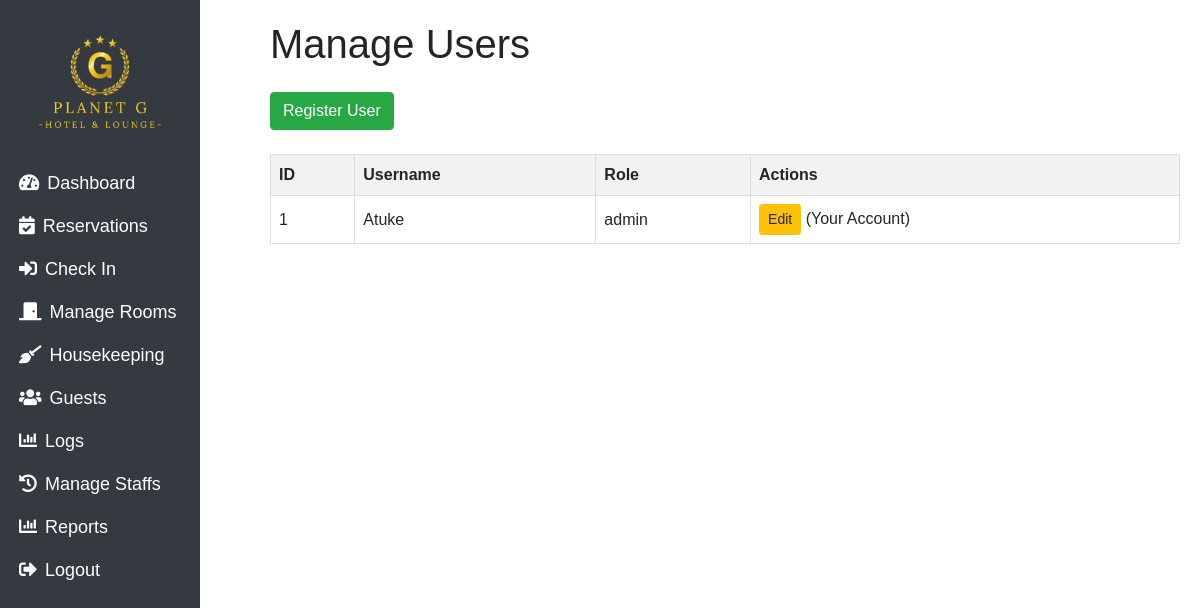
Before: /users/manage (signed in) with the older database file.
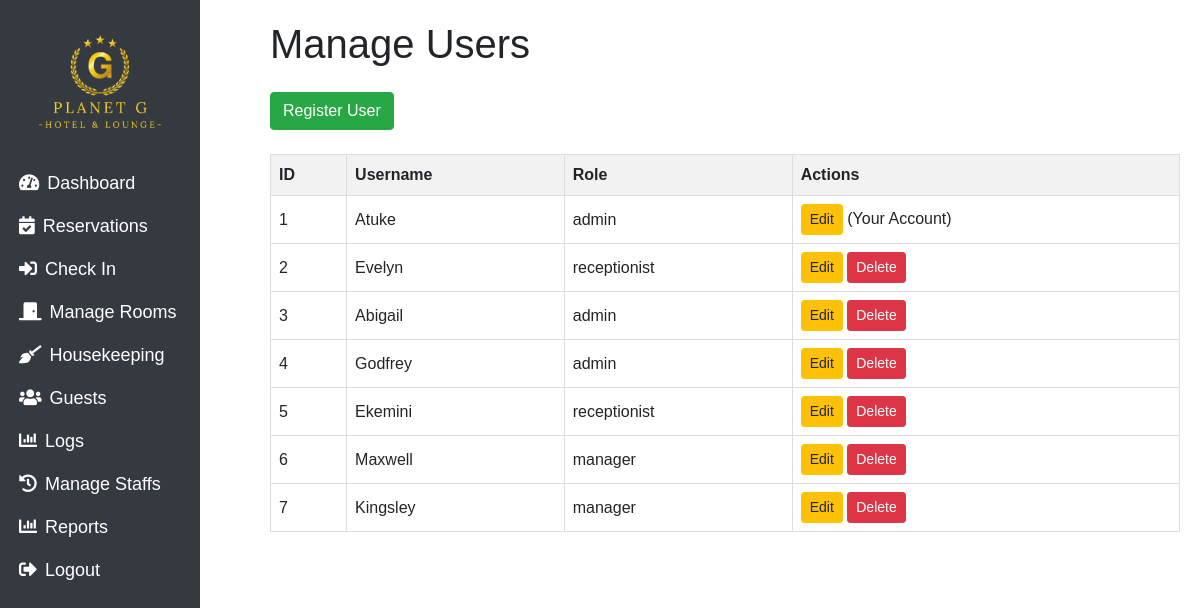
After: the same page with the newer database file.
### main.py (models this page shows)
class User(db.Model, UserMixin):
    id = db.Column(db.Integer, primary_key=True)
    username = db.Column(db.String(150), nullable=False, unique=True)
    password = db.Column(db.String(150), nullable=False)
    role = db.Column(db.String(50), nullable=False)

### main.py (the view)
@app.route('/users/manage')
@login_required
def manage_users():
    if current_user.role != 'admin':
        abort(403)
    users = User.query.all()
    return render_template('manage_users.html', users=users)

### main.py (called while the page is built)
@login_manager.user_loader
def load_user(user_id):
    return User.query.get(int(user_id))

### templates/manage_users.html (shortened to what this page needs)
 <!DOCTYPE html>
<html lang="en">
<head>
    <link rel="stylesheet" href="https://stackpath.bootstrapcdn.com/bootstrap/4.5.2/css/bootstrap.min.css">
    <link rel="stylesheet" href="/static/css/dashboard.css" />
    <link href="https://cdnjs.cloudflare.com/ajax/libs/font-awesome/5.15.4/css/all.min.css" rel="stylesheet">
</head>
<body>
<div class="col-md-2 col-sm-4 bg-dark text-white vh-100 p-1 sidebar">
    <div class="text-center">
        <img src="/static/assets/images/planetgelimgbulogo.png" alt="Hotel Logo" class="img-fluid mb-2" style="width: 150px;">
    </div>
    <nav class="nav flex-column">
        <a class="nav-link text-white py-2" href="/dashboard">
            <i class="fas fa-tachometer-alt mr-2"></i>Dashboard
        </a>
        <a class="nav-link text-white py-2" href="/reservations">
            <i class="fas fa-calendar-check mr-2"></i>Reservations
        </a>
        <a class="nav-link text-white py-2" href="/bookings">
            <i class="fas fa-sign-in-alt mr-2"></i>Check In
        </a>
        {% if current_user.role in ['admin'] %}
        <a class="nav-link text-white py-2" href="/rooms">
            <i class="fas fa-door-closed mr-2"></i>Manage Rooms
        </a>
        {% endif %}
        <a class="nav-link text-white py-2" href="/housekeeping">
            <i class="fas fa-broom mr-2"></i>Housekeeping
        </a>
        <a class="nav-link text-white py-2" href="/guests">
            <i class="fas fa-users mr-2"></i>Guests
        </a>
          {% if current_user.role in ['admin'] %}
    <a class="nav-link text-white py-2" href="/user_logs">
        <i class="fas fa-chart-bar mr-2"></i>Logs
    </a>
   {% endif %}
         {% if current_user.role in ['admin'] %}
        <a class="nav-link text-white py-2" href="/users/manage">
            <i class="fas fa-history mr-2"></i>Manage Staffs
        </a>
        {% endif %}
        {% if current_user.role in ['admin'] %}
    <a class="nav-link text-white py-2" href="/reports">
        <i class="fas fa-chart-bar mr-2"></i>Reports
    </a>
    {% endif %}
        <a class="nav-link text-white py-2" href="/logout">
            <i class="fas fa-sign-out-alt mr-2"></i>Logout
        </a>
    </nav>
</div>
    <div class="content">
         <h1 class="mb-4">Manage Users</h1>
<a href="{{ url_for('register') }}" class="btn btn-success mb-4">Register User</a>
<table border="1" cellpadding="8">
  <tr>
    <th>ID</th>
    <th>Username</th>
    <th>Role</th>
    <th>Actions</th>
  </tr>
  {% for user in users %}
  <tr>
    <td>{{ user.id }}</td>
    <td>{{ user.username }}</td>
    <td>{{ user.role }}</td>
    <td>
      <a href="{{ url_for('edit_user', user_id=user.id) }}" class="btn btn-warning btn-sm">Edit</a>
      {% if user.id != current_user.id %}
      <form action="{{ url_for('delete_user', user_id=user.id) }}"  method="POST" style="display:inline;" onsubmit="return confirm('Are you sure you want to delete this user?');">
        <button type="submit" class="btn btn-danger btn-sm">Delete</button>
      </form>
      {% else %}
        (Your Account)
      {% endif %}
    </td>
  </tr>
  {% endfor %}
</table>
</body>
</html>

Changed rows visible on the page:
added User: id "2", username "Evelyn", role "receptionist"
added User: id "3", username "Abigail", role "admin"
added User: id "4", username "Godfrey", role "admin"
added User: id "5", username "Ekemini", role "receptionist"
added User: id "6", username "Maxwell", role "manager"
added User: id "7", username "Kingsley", role "manager"
